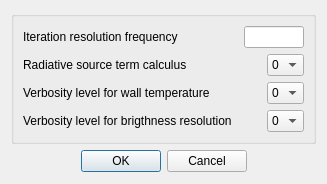
<ui version="4.0" >
 <class>ThermalRadiationAdvancedDialogForm</class>
 <widget class="QDialog" name="ThermalRadiationAdvancedDialogForm" >
  <property name="geometry" >
   <rect>
    <x>0</x>
    <y>0</y>
    <width>322</width>
    <height>184</height>
   </rect>
  </property>
  <property name="windowTitle" >
   <string>Dialog</string>
  </property>
  <layout class="QGridLayout" >
   <item row="0" column="0" >
    <widget class="QGroupBox" name="groupBox" >
     <property name="title" >
      <string/>
     </property>
     <layout class="QGridLayout" >
      <item row="0" column="0" >
       <widget class="QLabel" name="labelFreq" >
        <property name="text" >
         <string>Iteration resolution frequency</string>
        </property>
       </widget>
      </item>
      <item row="0" column="1" colspan="4" >
       <spacer>
        <property name="orientation" >
         <enum>Qt::Horizontal</enum>
        </property>
        <property name="sizeHint" >
         <size>
          <width>20</width>
          <height>20</height>
         </size>
        </property>
       </spacer>
      </item>
      <item row="0" column="5" colspan="2" >
       <widget class="QLineEdit" name="lineEditFreq" >
        <property name="minimumSize" >
         <size>
          <width>60</width>
          <height>0</height>
         </size>
        </property>
        <property name="maximumSize" >
         <size>
          <width>60</width>
          <height>16777215</height>
         </size>
        </property>
        <property name="toolTip" >
         <string>Code_Saturne key words: NREFQR</string>
        </property>
       </widget>
      </item>
      <item row="1" column="0" colspan="2" >
       <widget class="QLabel" name="labelTSRay" >
        <property name="text" >
         <string>Radiative source term calculus</string>
        </property>
       </widget>
      </item>
      <item row="1" column="2" colspan="4" >
       <spacer>
        <property name="orientation" >
         <enum>Qt::Horizontal</enum>
        </property>
        <property name="sizeHint" >
         <size>
          <width>20</width>
          <height>20</height>
         </size>
        </property>
       </spacer>
      </item>
      <item row="1" column="6" >
       <widget class="QComboBox" name="comboBoxTSRay" >
        <property name="maximumSize" >
         <size>
          <width>60</width>
          <height>16777215</height>
         </size>
        </property>
        <property name="toolTip" >
         <string>Code_Saturne key words: IDIVER</string>
        </property>
        <item>
         <property name="text" >
          <string>0</string>
         </property>
        </item>
        <item>
         <property name="text" >
          <string>1</string>
         </property>
        </item>
        <item>
         <property name="text" >
          <string>2</string>
         </property>
        </item>
       </widget>
      </item>
      <item row="2" column="0" colspan="3" >
       <widget class="QLabel" name="labelPrintT" >
        <property name="text" >
         <string>Verbosity level for wall temperature</string>
        </property>
       </widget>
      </item>
      <item row="2" column="3" colspan="3" >
       <spacer>
        <property name="orientation" >
         <enum>Qt::Horizontal</enum>
        </property>
        <property name="sizeHint" >
         <size>
          <width>20</width>
          <height>20</height>
         </size>
        </property>
       </spacer>
      </item>
      <item row="2" column="6" >
       <widget class="QComboBox" name="comboBoxPrintT" >
        <property name="maximumSize" >
         <size>
          <width>60</width>
          <height>16777215</height>
         </size>
        </property>
        <property name="toolTip" >
         <string>Code_Saturne key words: IIMPAR</string>
        </property>
        <item>
         <property name="text" >
          <string>0</string>
         </property>
        </item>
        <item>
         <property name="text" >
          <string>1</string>
         </property>
        </item>
        <item>
         <property name="text" >
          <string>2</string>
         </property>
        </item>
       </widget>
      </item>
      <item row="3" column="0" colspan="4" >
       <widget class="QLabel" name="labelPrintL" >
        <property name="text" >
         <string>Verbosity level for brigthness resolution</string>
        </property>
       </widget>
      </item>
      <item row="3" column="4" colspan="2" >
       <spacer>
        <property name="orientation" >
         <enum>Qt::Horizontal</enum>
        </property>
        <property name="sizeHint" >
         <size>
          <width>20</width>
          <height>20</height>
         </size>
        </property>
       </spacer>
      </item>
      <item row="3" column="6" >
       <widget class="QComboBox" name="comboBoxPrintL" >
        <property name="maximumSize" >
         <size>
          <width>60</width>
          <height>16777215</height>
         </size>
        </property>
        <property name="toolTip" >
         <string>Code_Saturne key words: IIMLUM</string>
        </property>
        <item>
         <property name="text" >
          <string>0</string>
         </property>
        </item>
        <item>
         <property name="text" >
          <string>1</string>
         </property>
        </item>
        <item>
         <property name="text" >
          <string>2</string>
         </property>
        </item>
       </widget>
      </item>
     </layout>
    </widget>
   </item>
   <item row="1" column="0" >
    <widget class="QDialogButtonBox" name="buttonBox" >
     <property name="orientation" >
      <enum>Qt::Horizontal</enum>
     </property>
     <property name="standardButtons" >
      <set>QDialogButtonBox::Cancel|QDialogButtonBox::NoButton|QDialogButtonBox::Ok</set>
     </property>
     <property name="centerButtons" >
      <bool>true</bool>
     </property>
    </widget>
   </item>
   <item row="2" column="0" >
    <spacer>
     <property name="orientation" >
      <enum>Qt::Vertical</enum>
     </property>
     <property name="sizeHint" >
      <size>
       <width>280</width>
       <height>16</height>
      </size>
     </property>
    </spacer>
   </item>
  </layout>
 </widget>
 <resources/>
 <connections>
  <connection>
   <sender>buttonBox</sender>
   <signal>accepted()</signal>
   <receiver>ThermalRadiationAdvancedDialogForm</receiver>
   <slot>accept()</slot>
   <hints>
    <hint type="sourcelabel" >
     <x>248</x>
     <y>254</y>
    </hint>
    <hint type="destinationlabel" >
     <x>157</x>
     <y>274</y>
    </hint>
   </hints>
  </connection>
  <connection>
   <sender>buttonBox</sender>
   <signal>rejected()</signal>
   <receiver>ThermalRadiationAdvancedDialogForm</receiver>
   <slot>reject()</slot>
   <hints>
    <hint type="sourcelabel" >
     <x>316</x>
     <y>260</y>
    </hint>
    <hint type="destinationlabel" >
     <x>286</x>
     <y>274</y>
    </hint>
   </hints>
  </connection>
 </connections>
</ui>
